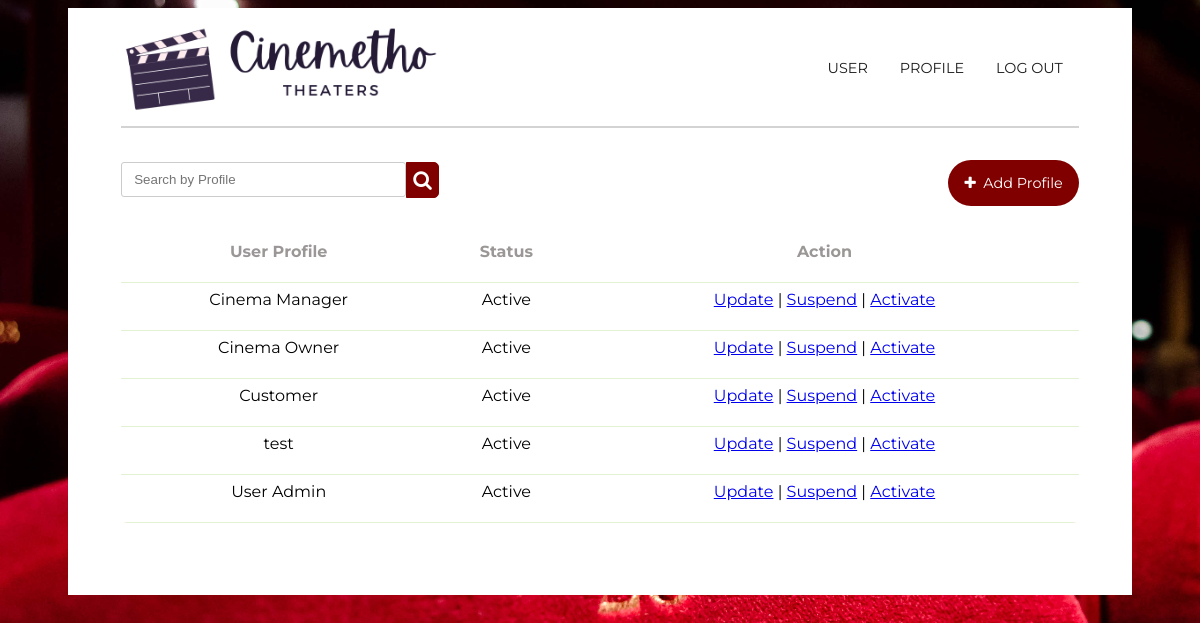
/cinemetho/Boundary/userAdmin.php, run on an earlier commit of the app's database.
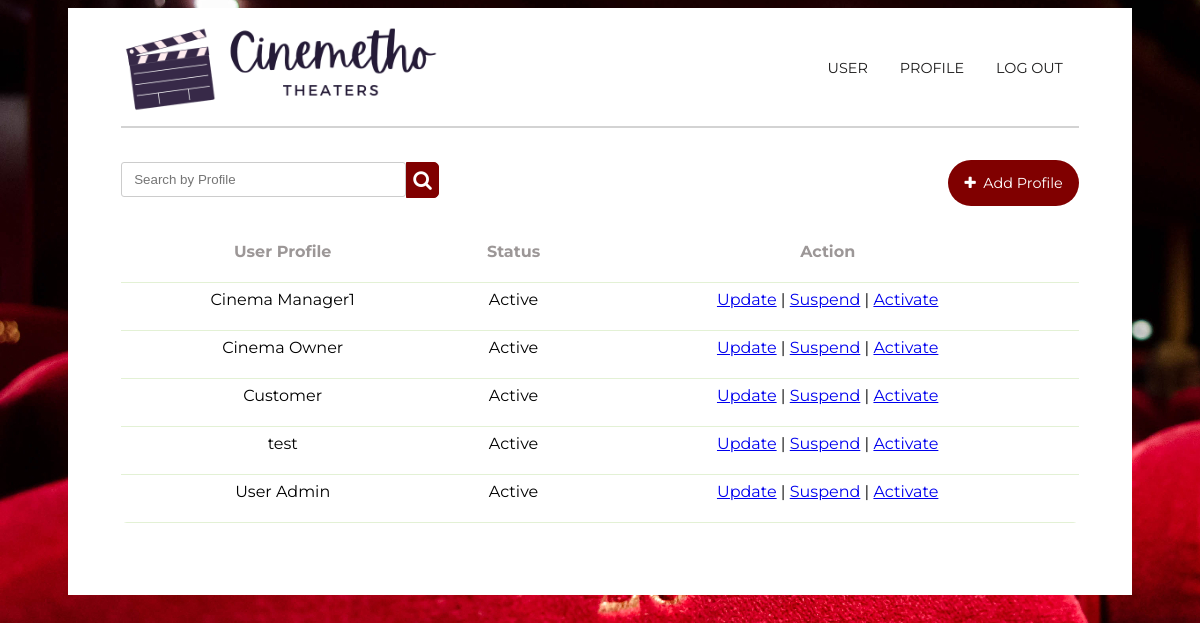
And on a later commit of the database.
### tables this page shows
CREATE TABLE `userprofile` (
  `userProfile_ID` int(10) NOT NULL,
  `upName` varchar(100) NOT NULL,
  `profile_status` varchar(100) NOT NULL DEFAULT 'Active'
);

### cinemetho/config.php (called while the page is built, shortened)
<?php
class DB {
  function __construct() {
      $this->conn = mysqli_connect(HOST, USER, PASS, DB);
  }
}
?>

### cinemetho/Entity/UserProfileEntity.php (called while the page is built, shortened)
<?php
include_once("../config.php");
class UserProfile
{
    public function getUserProfiles()
    {
        $conn = mysqli_connect(HOST, USER, PASS, DB);
        $query = "SELECT userProfile_ID, upName, profile_status FROM userprofile ORDER BY upName ASC";
        $result = mysqli_query($conn, $query);
        $userProfiles = array();
        while ($row = mysqli_fetch_assoc($result)) {
            $userProfiles[] = $row;
        }
        return $userProfiles;
    }
}

### cinemetho/Controller/getUserProfileCtl.php (called while the page is built)
<?php
include_once("../Entity/UserProfileEntity.php");
class getUserProfiles
{
    public function getUserProfiles()
    {
        $vuc = new UserProfile();
        $results = $vuc->getUserProfiles();
        return $results;
    }
}

### cinemetho/Boundary/userAdmin.php (the view, shortened to what this page needs)
<?php
include_once("../Controller/getUserProfileCtl.php");
$userProfileCtl = new getUserProfiles();
$userProfiles = $userProfileCtl->getUserProfiles();
?>
<!DOCTYPE html>
<html>
<head>
    <link rel="stylesheet" href="../ua_style.css">
    <link rel="stylesheet" href="https://cdnjs.cloudflare.com/ajax/libs/font-awesome/4.7.0/css/font-awesome.min.css">
</head>
<div class="white-box">
    <section>
        <div class="container1">
            <div class="logo">
                <img src="../Images/cinemethologo.jpeg">
            </div>
            <div class="topnav">
                <a href="index.php" onclick="logout()">LOG OUT</a>
                <a href="userAdmin.php">PROFILE</a>
                <a href="manageUser.php">USER</a>
            </div>
        </div>
    </section>
    <hr>
    <br>
    <br>
    <div class="container1" style="margin-top: -3%; margin-bottom: 3%; ">
        <div class="search">
            <input type="text" class="searchTerm" id="search" placeholder="Search by Profile">
            <button type="submit" class="searchButton">
                <i class="fa fa-search"></i>
            </button>
        </div>
        <div class="topnav" style="margin-top: 1%;">
            <a1 onclick="location.href='addUserProfile.php'" style="margin-left: 5%;">
                <i class="fa fa-plus" aria-hidden="true"></i>&nbsp;&nbsp;Add Profile
            </a1>
        </div>
    </div>
    <table id="profileTable" class="CMtable" style="width:100%">
        <tr>
            <th>User Profile</th>
            <th>Status</th>
            <th>Action</th>
        </tr>
        <?php foreach ($userProfiles as $userprofile) { ?>
    <tr>
        <td contenteditable="true" id="profileNameTable" class="CMtable"><?php echo is_array($userprofile) ? $userprofile['upName'] : $userprofile; ?></td>
        <td contenteditable="false" id="profileStatusTable" class="CMtable"><?php echo is_array($userprofile) ? $userprofile['profile_status'] : $userprofile; ?></td>
        <td>
            <a href="updateUserProfile.php?userProfile_ID=<?php echo $userprofile['userProfile_ID']; ?>&upName=<?php echo $userprofile['upName'];?>">Update</a> |
            <a href="suspendUserProfile.php?userProfile_ID=<?php echo $userprofile['userProfile_ID']; ?>" onClick="return confirm('Are you sure you want to suspend?')">Suspend</a> |
            <a href="activateUserProfile.php?userProfile_ID=<?php echo $userprofile['userProfile_ID']; ?>" onClick="return confirm('Are you sure you want to activate?')">Activate</a>
        </td>
    </tr>
<?php } ?>
    </table>
    <br>
</div>
</body>
</html>

What changed in the data, as far as the page shows it:
changed userprofile: upName "Cinema Manager" → "Cinema Manager1"
